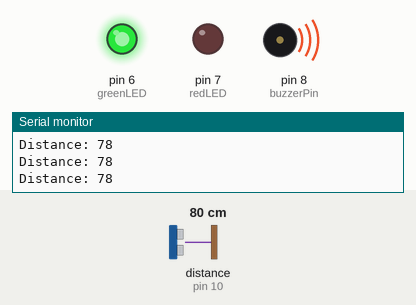
This sketch was run on a simulated Arduino Uno, built with avr-gcc and run on an emulated ATmega328P. Shown: output pins drawn as LEDs (lit = HIGH), buzzer (waves = sounding), the last lines printed to the serial monitor. Wiring (inferred from the names in the program): ultrasonic range finder: trigger pin 9; echo pin 10. The test bench sets the inputs (shaded band); at power-on: distance to the obstacle (sensor on pin 10) 80 cm. The echo pulse lasts 58.3 µs per cm; pins used as bus, display or sensor lines are not drawn.

Above: at 1.3 s.
1.4 s: distance to the obstacle (sensor on pin 10) set to 13 cm
3.5 s: distance to the obstacle (sensor on pin 10) set to 10 cm
At 4.9 s:
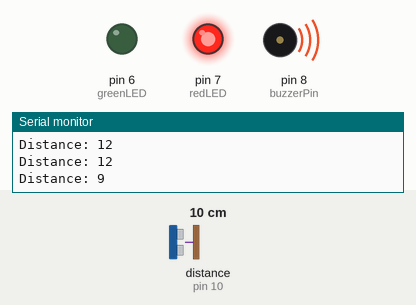
6.5 s: distance to the obstacle (sensor on pin 10) set to 18 cm
At 7.3 s:
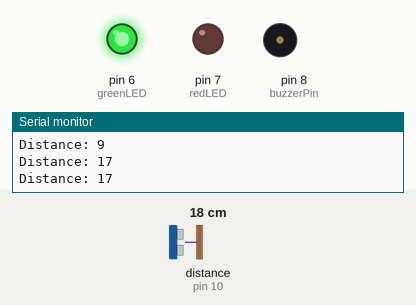
8.0 s: distance to the obstacle (sensor on pin 10) set to 2 cm
At 11.4 s:
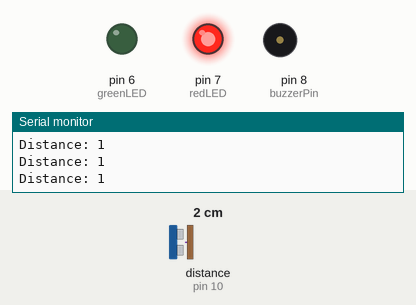
Timing chart, 0 to 12.0 s (numbered marks = the images above; inputs shaded):
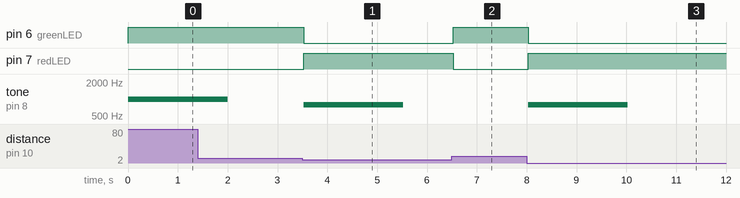

The sketch:

sketch_parking_system.ino
```cpp
// Ultrasonic Sensor
const int trigPin = 9;
const int echoPin = 10;

// LED
const int redLED = 7;
const int greenLED = 6;

// Buzzer
const int buzzerPin = 8;

// DISTANCE THRESHOLD
int distanceThreshold = 10;

// define functions
void turnOnLED(int led);
void turnOffLED(int led);
void printDistance(int distance);
void soundBuzzer(bool state);

// defines variables
long duration;
int distance;

bool isParked = false;
bool beeped = false;

void setup() {
  pinMode(trigPin, OUTPUT);  // Sets the trigPin as an Output
  pinMode(echoPin, INPUT);   // Sets the echoPin as an Input

  // LED Setup
  pinMode(redLED, OUTPUT);
  pinMode(greenLED, OUTPUT);
  digitalWrite(redLED, LOW);
  digitalWrite(redLED, LOW);

  // Buzzer Setup
  pinMode(buzzerPin, OUTPUT);
  tone(buzzerPin, 1000, 2000);

  Serial.begin(9600);  // Starts the serial communication
}
void loop() {
  // Clears the trigPin
  digitalWrite(trigPin, LOW);
  delayMicroseconds(2);

  // Sets the trigPin on HIGH state for 10 micro seconds
  digitalWrite(trigPin, HIGH);
  delayMicroseconds(10);
  digitalWrite(trigPin, LOW);

  // Reads the echoPin, returns the sound wave travel time in microseconds
  duration = pulseIn(echoPin, HIGH);

  // Calculating the distance
  distance = duration * 0.034 / 2;

  printDistance(distance);

  if (distance <= distanceThreshold) {
    isParked = true;
  } else {
    isParked = false;
  }

  if (isParked && !beeped) {
    turnOffLED(greenLED);
    turnOnLED(redLED);
    soundBuzzer(isParked);
    beeped = true;
  } else if (!isParked) {
    turnOffLED(redLED);
    turnOnLED(greenLED);
    beeped = false;
  }

  delay(500);
}

// turn On LED
void turnOnLED(int led) {
  digitalWrite(led, HIGH);
}

// turns Off LED
void turnOffLED(int led) {
  digitalWrite(led, LOW);
}

// Prints the distance on the Serial Monitor
void printDistance(int distance) {
  Serial.print("Distance: ");
  Serial.println(distance);
}

// Plays a buzzer tone
void soundBuzzer(bool state) {
  if (state) {
    tone(buzzerPin, 784);  // A4
    delay(2000);
    tone(buzzerPin, 784);  // A4
    // delay(2000);
    noTone(buzzerPin);
  }
}
```

Measured:
- the behaviour switches between 12 and 11 cm on distance to the obstacle (sensor on pin 10) (found by bisection; images 0 and 1)
- after the input at 3.5 s, pin 6 (greenLED): HIGH → LOW at once; pin 7 (redLED): LOW → HIGH at once; tone on pin 8 (buzzerPin): silent → 784 Hz at once, → silent 2.0 s later
- after the input at 6.5 s, pin 6 (greenLED): LOW → HIGH at once; pin 7 (redLED): HIGH → LOW at once
- after the input at 8.0 s, pin 6 (greenLED): HIGH → LOW at once; pin 7 (redLED): LOW → HIGH at once; tone on pin 8 (buzzerPin): silent → 784 Hz at once, → silent 2.0 s later
